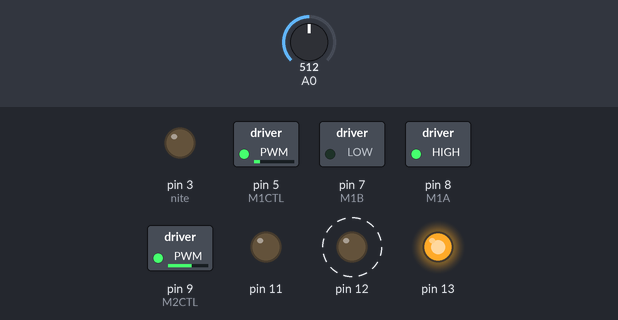
A sketch run on a simulated Arduino Uno, built with avr-gcc and run on an emulated ATmega328P. Parts: switched loads named in the sketch (green lamp = pin HIGH), output pins drawn as LEDs (lit = HIGH). Dashed ring = blinking. Inputs (shaded band) come from the test bench; at power-on: A0 = 512.

Above: at 0.3 s.
1.3 s: A0 set to 553
At 1.65 s:
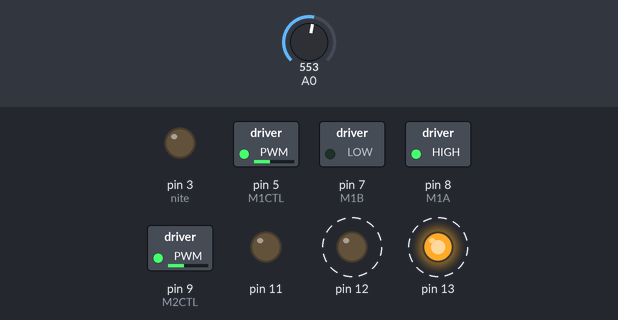
4.3 s: A0 set to 530
At 4.3 s:
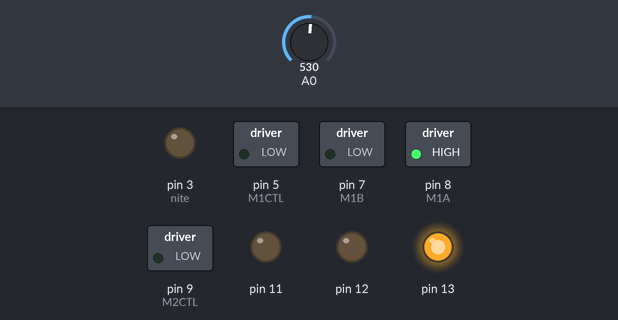
Timing chart, 0 to 7.3 s (numbered marks = the images above; inputs shaded):
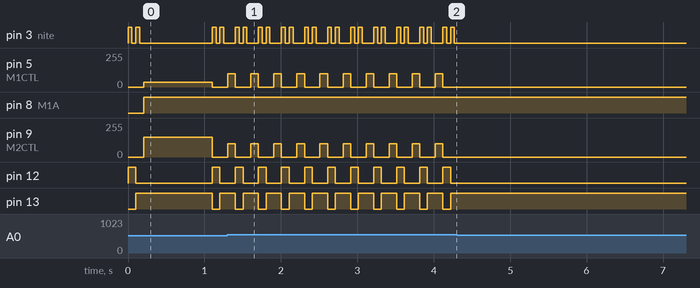

Measured:
- the behaviour switches between 540 and 541 on A0 (found by bisection; images 0 and 1)
- after the input at 1.3 s, pin 3 (nite): LOW → HIGH after 0.10 s, then repeats every 0.30 s: LOW 0.05 s, HIGH 0.05 s, LOW 0.15 s, HIGH 0.05 s; pin 5 (M1CTL): alternates 100/255 for 0.10 s and 0/255 for 0.20 s, starting at once
- after the input at 4.3 s, pin 3 (nite), pin 12: stops changing and stays LOW; pin 5 (M1CTL), pin 9 (M2CTL): stops changing and stays 0/255; pin 13: stops changing and stays HIGH
- by itself, pin 12: alternates HIGH for 0.10 s and LOW for 1.0 s

The sketch:

light_signal_send.ino.ino
```cpp
#define M1CTL 5
#define M1A 8
#define M1B 7

#define M2CTL 9
#define M2A 4
#define M2B 2

#define photo A1
#define nite 3
float med = 1.5;
float lo = 2.5;

int ledP = 50;

struct color {int val; int mag;};
color val;

unsigned long time_now;

void setup() {
  pinMode(13, OUTPUT);
  pinMode(12, OUTPUT);
  pinMode(11, OUTPUT);
  pinMode(M1A, OUTPUT);
  pinMode(M1B, OUTPUT);
  pinMode(M1CTL, OUTPUT);
  pinMode(nite, OUTPUT);
  pinMode(photo, INPUT);
  digitalWrite(M1CTL, LOW);
  digitalWrite(M1A, LOW);
  digitalWrite(M1B, LOW);
  Serial.begin(9600);
}

void loop() {
  //Serial.println(analogRead(A0));
  //Serial.println(findColor());
  //digitalWrite(12, LOW);
  //digitalWrite(13, HIGH);
  //forward(100, 100);
  if (findColor() == 2) forward(100, 100);
  else{
    turn_R(150, 900);
    while(findColor() != 3) forward(100, 100);

    delay(100000);
  }

  float light_level = analogRead(photo);
  light_level = light_level * (5.0 / 1023.0);
  //Serial.println(light_level);

  if (light_level >= lo) {
    ledP = 1;
  } else {
    ledP = 50;
  }


  Serial.println(val.val);
}


// void followTape(color reference) {
//   if (reference.val != 2)
//     return;
//   digitalWrite(12, LOW);
//   digitalWrite(13, HIGH);
//   delay(100);
//   reference.mag = getColor();
//   int col = reference.mag - getColor();
//   while (col < 10 && col > -10) {
//     //skkkrrrrrrrrtttt
//     forward(100, 100);
//     col = reference.mag - getColor();
//   }
//   for (int i = 0; i < 20; i++) {
//     int c = findColor();
//     if (c == 2) {
//       followTape(reference);
//       return;
//     }
//     pivot_L(100, 100);
//   }
//   crank90_R();
//   while(findColor() != 2)
//     pivot_R(100, 100);
//   stop();
// }

void delayCheck(int delay) {
  int time_now = millis();
  //perform all checks in this loop
  int curr = millis();
  int next = 0;
  for (int i = 0; curr < (time_now + delay); i++) {
    curr = millis();
    if (i % ledP == 0) {
      if (digitalRead(nite) == 0) {
        digitalWrite(nite, HIGH);
      } else {
        digitalWrite(nite, LOW);
      }
    }

    while(next < curr + 1)
      next = millis();
  }
  return;
}

// void findBlue(color ref1, color ref2, bool left) {
//   color curr;
//   curr.val = 1;
//   curr.mag = getColor();
//   if ((curr.mag - ref1.mag)/10 < (ref2.mag - ref1.mag)/10) {
//     if (left) {
//       pivot_L(100, 100);
//       findBlue(ref1, curr, left);
//     } else
//       pivot_R(100, 100);
//   } else {
//     if (left)
//       pivot_R(100, 100);
//     else
//       pivot_L(100, 100);
//   }
//   findBlue(ref1, curr, left);


// }

void followRed(color reference) {
  if (reference.val)
    return;
  digitalWrite(12, HIGH);
  digitalWrite(13, LOW);
  delayCheck(100);
  int col = reference.mag - getColor();
  Serial.println(col);
  while (col < 10 && col > -10) {
    //skkkrrrrrrrrtttt
    forward(100, 100);
    col = reference.mag - getColor();
  }


  stop();
}

void followBlue(color reference) {
  if (reference.val != 2)
    return;
  digitalWrite(12, LOW);
  digitalWrite(13, HIGH);
  delayCheck(100);
  int col = reference.mag - getColor();
  Serial.println(col);
  while (col < 10 && col > -10) {
    //skkkrrrrrrrrtttt
    forward(100, 100);
    col = reference.mag - getColor();
  }
  while(findColor() != 2)
    pivot_L(100, 100);
  stop();
}

// returns 0 for red, 1 for yellow, 2 for blue, 3 for black
int findColor() {
  int color;
  bool red;
  digitalWrite(12, HIGH);
  digitalWrite(13, LOW);
  delayCheck(100);
  color = getColor();
  //Serial.println(color);
  if (280 > color)
    red = true;
  else
    red = false;


  digitalWrite(13, HIGH);
  digitalWrite(12, LOW);
  delayCheck(100);
  color = getColor();
  //Serial.println(color);
  if (color > 540 && color < 600)
    return 2;
  else if (color < 540 && red)
    return 1;
  else if (red)
    return 0;
  else
    return 3;
}


int getColor() {
  return analogRead(A0);
}

//p is out of 255
void forward(int p, int ms) {
  // Set forward direction
  digitalWrite(M1B, LOW);
  digitalWrite(M1A, HIGH);
  digitalWrite(M2B, LOW);
  digitalWrite(M2A, HIGH);

  // Turn motor on
  analogWrite(M1CTL, p);
  analogWrite(M2CTL, p);
  delay(ms);
  analogWrite(M1CTL, 0);
  analogWrite(M2CTL, 0);
}

void backward(int p, int ms) {
  // Set backward direction
  digitalWrite(M1A, LOW);
  digitalWrite(M1B, HIGH);
  digitalWrite(M2A, LOW);
  digitalWrite(M2B, HIGH);

  // Turn motor on
  analogWrite(M1CTL, p);
  analogWrite(M2CTL, p);
  delay(ms);
  analogWrite(M1CTL, 0);
  analogWrite(M2CTL, 0);
}

void crank90_R() {
  pivot_R(77, 1000);
}

void crank90_L() {
  pivot_L(77, 1000);
}

void turn_L(int p, int ms) {
   // Set backward direction
  digitalWrite(M1B, LOW);
  digitalWrite(M1A, HIGH);
  digitalWrite(M2B, LOW);
  digitalWrite(M2A, HIGH);

  analogWrite(M1CTL, p);
  analogWrite(M2CTL, p/2);
  delay(ms);
  analogWrite(M1CTL, 0);
  analogWrite(M2CTL, 0);
}

void turn_R(int p, int ms) {
   // Set backward direction
  digitalWrite(M1B, LOW);
  digitalWrite(M1A, HIGH);
  digitalWrite(M2B, LOW);
  digitalWrite(M2A, HIGH);

  analogWrite(M1CTL, p / 4);
  analogWrite(M2CTL, p);
  delay(ms);
  analogWrite(M1CTL, 0);
  analogWrite(M2CTL, 0);
}

void pivot_R(int p, int ms) {
   // Set backward direction
  digitalWrite(M1B, LOW);
  digitalWrite(M1A, HIGH);
  digitalWrite(M2A, LOW);
  digitalWrite(M2B, HIGH);

  analogWrite(M1CTL, p);
  analogWrite(M2CTL, p);
  delay(ms);
  analogWrite(M1CTL, 0);
  analogWrite(M2CTL, 0);
}

void pivot_L(int p, int ms) {
   // Set backward direction
  digitalWrite(M1A, LOW);
  digitalWrite(M1B, HIGH);
  digitalWrite(M2B, LOW);
  digitalWrite(M2A, HIGH);

  analogWrite(M1CTL, p);
  analogWrite(M2CTL, p);
  delay(ms);
  analogWrite(M1CTL, 0);
  analogWrite(M2CTL, 0);
}

void stop() {
  digitalWrite(M1A, LOW);
  digitalWrite(M1B, LOW);
  digitalWrite(M2B, LOW);
  digitalWrite(M2A, LOW);

  digitalWrite(M1CTL, 0);
  digitalWrite(M2CTL, 0);
}
```
